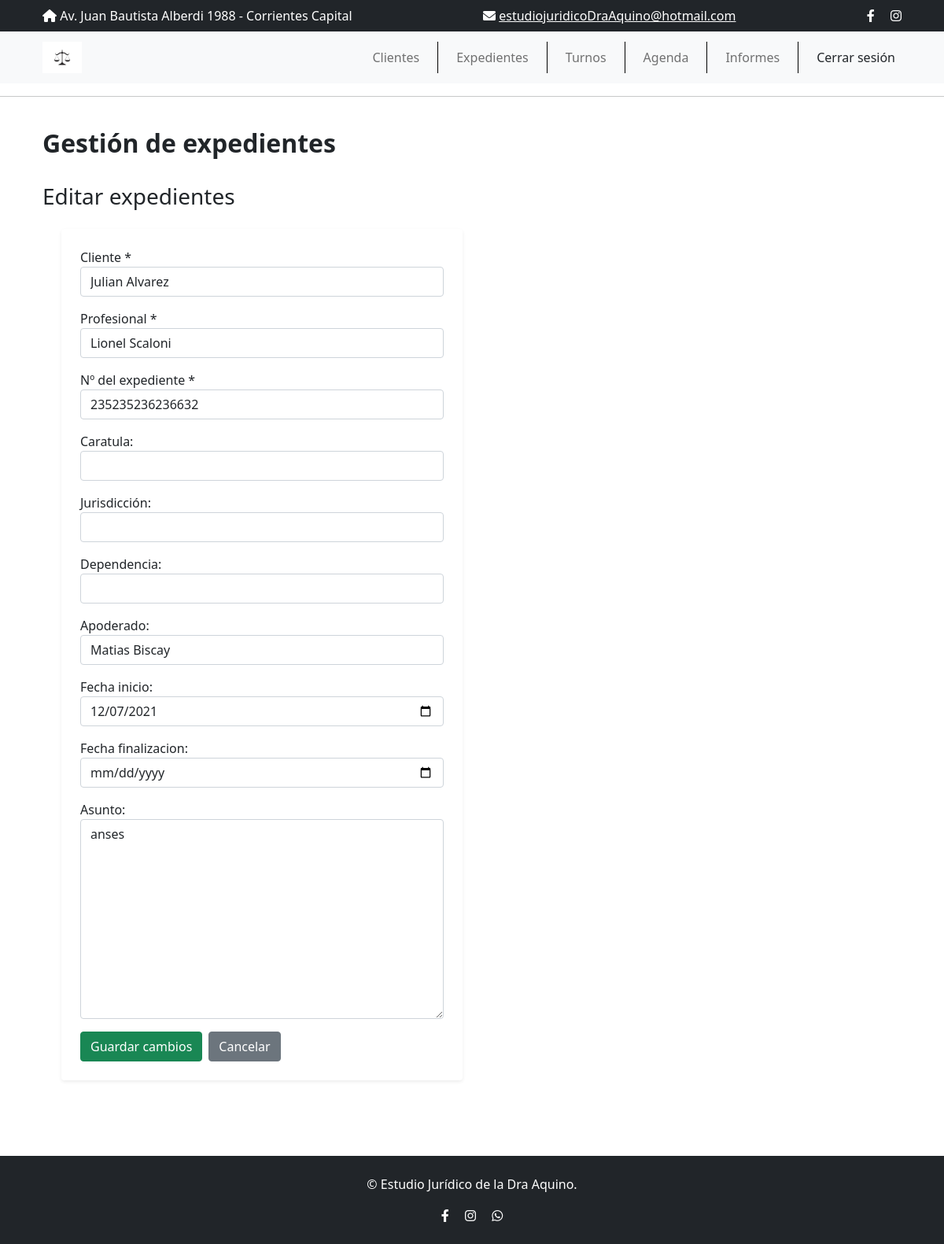
Page /expedientes/actualizar-expediente/235235236236632/ (signed in) on the committed database.
### expedientes/models.py (models this page shows, shortened)
class Expediente(models.Model):
    cliente = models.ForeignKey(Cliente, on_delete=models.CASCADE, related_name="expedientes")
    profesional = models.ForeignKey(Profesional, on_delete=models.CASCADE, related_name="expedientes")
    numero_expediente = models.CharField('Nº del expediente', max_length=50, primary_key=True, unique=True)
    caratula = models.TextField(max_length=500, null=True, blank=True)
    jurisdiccion = models.CharField('Jurisdicción', max_length=250, null=True, blank=True)
    dependencia = models.CharField(max_length=250, null=True, blank=True)
    apoderado = models.CharField(max_length=250, null=True, blank=True)
    fecha_inicio = models.DateField(null=True, blank=True)
    fecha_finalizacion = models.DateField(null=True, blank=True)
    asunto = models.TextField(max_length=250, null=True, blank=True)
    estado = models.BooleanField(default=True)

### expedientes/views.py (the view)
# urls.py: path("actualizar-expediente/<str:numero_expediente>/", updateExpediente, name="actualizar-expediente"),
@login_required
@user_passes_test(is_admin_or_abogado)
def updateExpediente(request, numero_expediente):
    expediente = get_object_or_404(Expediente, numero_expediente=numero_expediente)
    if request.method == 'POST':
        form = ExpedienteForm(request.POST, instance=expediente)
        if form.is_valid():
            form.save()
            messages.success(request, "Los datos del expediente se han actualizado correctamente.")
            return redirect('expedientes')  # Redirige a la lista de expedientes
        else:
            messages.error(request, "Hubo un error al actualizar el expediente. Por favor verifique los datos.")
    else:
        form = ExpedienteForm(instance=expediente)
    context = {'form': form, 'expediente': expediente}
    return render(request, 'expedientes/update-expediente.html', context)

### expedientes/forms.py
class ExpedienteForm(ModelForm):
    class Meta:
        model = Expediente
        fields = '__all__'
        exclude = ('tipo_expediente','estado')
        widgets = {
            'cliente': forms.Select(attrs={'class':'form-control', 'autofocus': 'autofocus'}),
            'fecha_inicio': forms.DateInput(attrs={'class': 'form-control', 'type': 'date', 'placeholder': 'YYYY-MM-DD'}, format='%Y-%m-%d'),
            'fecha_finalizacion': forms.DateInput(attrs={'class': 'form-control', 'type': 'date', 'placeholder': 'YYYY-MM-DD'}, format='%Y-%m-%d'),
            'caratula' : forms.TextInput(attrs={'class': 'form-control'})
        }
    def __init__(self, *args, **kwargs):
        super(ExpedienteForm, self).__init__(*args, **kwargs)
        for field in self.fields:
            if self.fields[field].required:
                self.fields[field].widget.attrs.update({
                    'class': 'form-control'
                })
                self.fields[field].label_suffix = ' *'
            else:
                self.fields[field].widget.attrs.update({
                    'class': 'form-control'
                })

### clientes/models.py (called while the page is built)
    @property
    def full_name(self):
        return f"{self.nombre} {self.apellido}"

    def __str__(self):
        return self.full_name

### expedientes/views.py (called while the page is built)
def is_admin_or_abogado(user):
    return user.is_authenticated and (user.is_superuser or user.rol == 'Abogado')

### profesionales/models.py (called while the page is built)
    @property
    def full_name(self):
        return f"{self.nombre} {self.apellido}"

    def __str__(self):
        return self.full_name  # Ahora usa la propiedad full_name

### expedientes/templates/expedientes/update-expediente.html (shortened to what this page needs)
{% extends "main.html" %}
{% block content %}
<br>
<h2 class="text-start"><strong>Gestión de expedientes</strong></h2>
<br>
<h3 class="mb-4">Editar expedientes</h3>
<div class="container">
    <div class="row">
        <div class="col-md-6">
            <form method="POST" class="mb-5 p-4 shadow-sm bg-white rounded" enctype="multipart/form-data">
                {{ form.as_p }}
                <div class="d-flex justify-content-start">
                    <button type="submit" class="btn btn-success me-2">Guardar cambios</button>
                    <a href="{% url 'expedientes' %}" class="btn btn-secondary">Cancelar</a>
                </div>
            </form>
        </div>
    </div>
</div>
{% endblock content %}

### rows in the picture
Expediente: cliente "Julian Alvarez", profesional "Lionel Scaloni", numero_expediente "235235236236632", apoderado "Matias Biscay", fecha_inicio "12/07/2021", asunto "anses"
